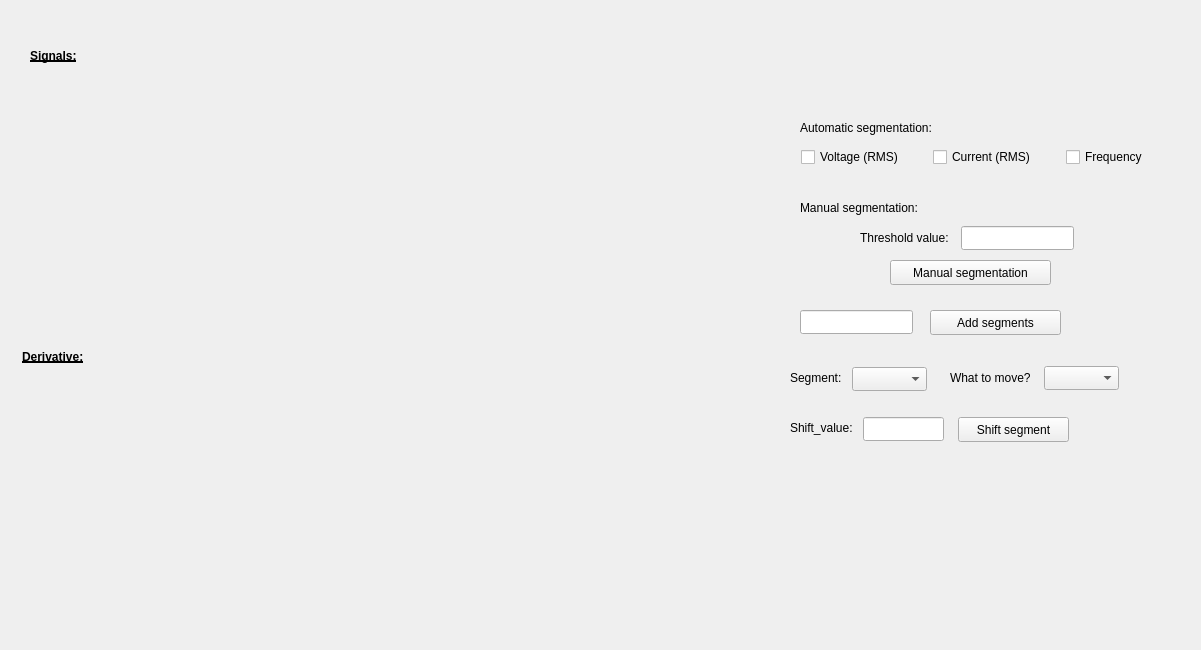
    <widget class="QWidget" name="tab_3">
     <attribute name="title">
      <string>Segmentation</string>
     </attribute>
     <widget class="PlotWidget" name="PW_signal_segment" native="true">
      <property name="geometry">
       <rect>
        <x>20</x>
        <y>70</y>
        <width>751</width>
        <height>271</height>
       </rect>
      </property>
      <property name="sizePolicy">
       <sizepolicy hsizetype="Preferred" vsizetype="Fixed">
        <horstretch>0</horstretch>
        <verstretch>0</verstretch>
       </sizepolicy>
      </property>
      <property name="minimumSize">
       <size>
        <width>680</width>
        <height>215</height>
       </size>
      </property>
     </widget>
     <widget class="PlotWidget" name="PW_difference_segment" native="true">
      <property name="geometry">
       <rect>
        <x>20</x>
        <y>370</y>
        <width>751</width>
        <height>271</height>
       </rect>
      </property>
      <property name="sizePolicy">
       <sizepolicy hsizetype="Preferred" vsizetype="Fixed">
        <horstretch>0</horstretch>
        <verstretch>0</verstretch>
       </sizepolicy>
      </property>
      <property name="minimumSize">
       <size>
        <width>680</width>
        <height>215</height>
       </size>
      </property>
     </widget>
     <widget class="QLabel" name="label_4">
      <property name="geometry">
       <rect>
        <x>30</x>
        <y>40</y>
        <width>91</width>
        <height>31</height>
       </rect>
      </property>
      <property name="font">
       <font>
        <pointsize>9</pointsize>
        <weight>75</weight>
        <bold>true</bold>
        <underline>true</underline>
       </font>
      </property>
      <property name="text">
       <string>Signals:</string>
      </property>
     </widget>
     <widget class="QLabel" name="label_12">
      <property name="geometry">
       <rect>
        <x>22</x>
        <y>346</y>
        <width>91</width>
        <height>21</height>
       </rect>
      </property>
      <property name="font">
       <font>
        <pointsize>9</pointsize>
        <weight>75</weight>
        <bold>true</bold>
        <underline>true</underline>
       </font>
      </property>
      <property name="text">
       <string>Derivative:</string>
      </property>
     </widget>
     <widget class="QLineEdit" name="LE_threshold_value">
      <property name="geometry">
       <rect>
        <x>961</x>
        <y>226</y>
        <width>113</width>
        <height>24</height>
       </rect>
      </property>
     </widget>
     <widget class="QLabel" name="label_13">
      <property name="geometry">
       <rect>
        <x>860</x>
        <y>230</y>
        <width>111</width>
        <height>16</height>
       </rect>
      </property>
      <property name="text">
       <string>Threshold value:</string>
      </property>
     </widget>
     <widget class="QPushButton" name="PB_manual_segmentation">
      <property name="geometry">
       <rect>
        <x>890</x>
        <y>260</y>
        <width>161</width>
        <height>25</height>
       </rect>
      </property>
      <property name="text">
       <string>Manual segmentation</string>
      </property>
     </widget>
     <widget class="QLabel" name="label_14">
      <property name="geometry">
       <rect>
        <x>800</x>
        <y>120</y>
        <width>151</width>
        <height>16</height>
       </rect>
      </property>
      <property name="text">
       <string>Automatic segmentation:</string>
      </property>
     </widget>
     <widget class="QLabel" name="label_15">
      <property name="geometry">
       <rect>
        <x>800</x>
        <y>200</y>
        <width>151</width>
        <height>16</height>
       </rect>
      </property>
      <property name="text">
       <string>Manual segmentation:</string>
      </property>
     </widget>
     <widget class="QWidget" name="layoutWidget">
      <property name="geometry">
       <rect>
        <x>801</x>
        <y>145</y>
        <width>391</width>
        <height>24</height>
       </rect>
      </property>
      <layout class="QHBoxLayout" name="horizontalLayout">
       <item>
        <widget class="QCheckBox" name="CB_segment_voltage">
         <property name="text">
          <string>Voltage (RMS)</string>
         </property>
        </widget>
       </item>
       <item>
        <widget class="QCheckBox" name="CB_segment_current">
         <property name="text">
          <string>Current (RMS)</string>
         </property>
        </widget>
       </item>
       <item>
        <widget class="QCheckBox" name="CB_segment_frequency">
         <property name="text">
          <string>Frequency</string>
         </property>
        </widget>
       </item>
      </layout>
     </widget>
     <widget class="QLabel" name="label_21">
      <property name="geometry">
       <rect>
        <x>790</x>
        <y>370</y>
        <width>71</width>
        <height>16</height>
       </rect>
      </property>
      <property name="text">
       <string>Segment:</string>
      </property>
     </widget>
     <widget class="QComboBox" name="ComB_segment_selection">
      <property name="geometry">
       <rect>
        <x>852</x>
        <y>367</y>
        <width>75</width>
        <height>24</height>
       </rect>
      </property>
     </widget>
     <widget class="QLabel" name="label_22">
      <property name="geometry">
       <rect>
        <x>950</x>
        <y>370</y>
        <width>91</width>
        <height>16</height>
       </rect>
      </property>
      <property name="text">
       <string>What to move?</string>
      </property>
     </widget>
     <widget class="QComboBox" name="ComB_what2move">
      <property name="geometry">
       <rect>
        <x>1044</x>
        <y>366</y>
        <width>75</width>
        <height>24</height>
       </rect>
      </property>
      <item>
       <property name="text">
        <string/>
       </property>
      </item>
      <item>
       <property name="text">
        <string>Both</string>
       </property>
      </item>
      <item>
       <property name="text">
        <string>Left</string>
       </property>
      </item>
      <item>
       <property name="text">
        <string>Right</string>
       </property>
      </item>
     </widget>
     <widget class="QLabel" name="label_23">
      <property name="geometry">
       <rect>
        <x>790</x>
        <y>420</y>
        <width>71</width>
        <height>16</height>
       </rect>
      </property>
      <property name="text">
       <string>Shift_value:</string>
      </property>
     </widget>
     <widget class="QLineEdit" name="LE_segment_shift_value">
      <property name="geometry">
       <rect>
        <x>863</x>
        <y>417</y>
        <width>81</width>
        <height>24</height>
       </rect>
      </property>
     </widget>
     <widget class="QPushButton" name="PB_shift_segment">
      <property name="geometry">
       <rect>
        <x>958</x>
        <y>417</y>
        <width>111</width>
        <height>25</height>
       </rect>
      </property>
      <property name="text">
       <string>Shift segment</string>
      </property>
     </widget>
     <widget class="QLineEdit" name="LE_add_segment_value">
      <property name="geometry">
       <rect>
        <x>800</x>
        <y>310</y>
        <width>113</width>
        <height>24</height>
       </rect>
      </property>
     </widget>
     <widget class="QPushButton" name="PB_add_segments">
      <property name="geometry">
       <rect>
        <x>930</x>
        <y>310</y>
        <width>131</width>
        <height>25</height>
       </rect>
      </property>
      <property name="text">
       <string>Add segments</string>
      </property>
     </widget>
    </widget>
